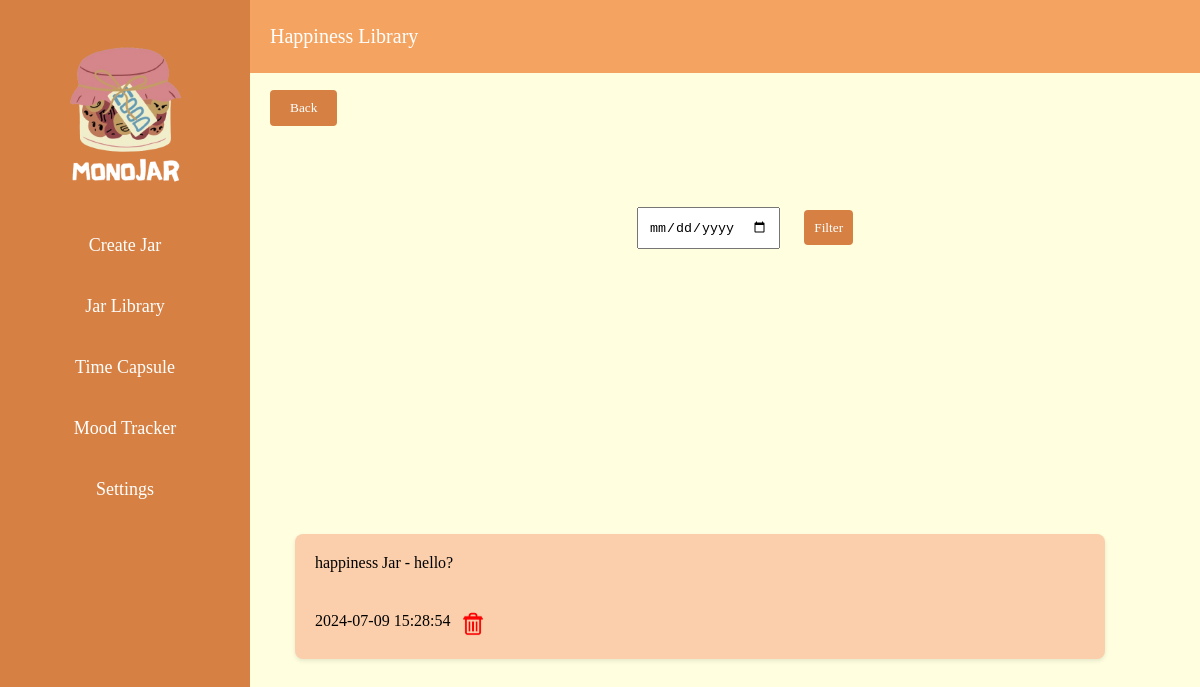
/happinessLibrary/5, run on the app's committed database.
### tables this page shows
CREATE TABLE jars (
                id INTEGER PRIMARY KEY AUTOINCREMENT,
                username TEXT NOT NULL,
                type TEXT NOT NULL,
                content TEXT NOT NULL, created_at TIMESTAMP,
                FOREIGN KEY (username) REFERENCES users(username) ON DELETE CASCADE
            );

### Backend/app.py (the view)
@app.route('/happinessLibrary/<username>')
def happiness_library(username):
    jars = query_jars(username, 'happiness')
    return render_template('happinessLibrary.html', jars=jars, username=username)

### Backend/app.py (called while the page is built)
def query_jars(username, jar_type):
    conn = get_db()
    cursor = conn.cursor()
    cursor.execute('''
        SELECT id, type, content, created_at
        FROM jars
        WHERE username = ? AND type = ?
        ORDER BY created_at DESC
    ''', (username, jar_type))
    rows = cursor.fetchall()
    conn.close()
    jars = [{'id': row[0], 'type': row[1], 'content': row[2], 'created_at': row[3]} for row in rows]
    return jars

### Frontend/templates/happinessLibrary.html (shortened to what this page needs)
{% extends 'base.html' %}
{% block content %}
<div class="main-content">
    <div class="header">
        <div class="title">Happiness Library</div>
    </div>
    <div class="content">
        <a href="/createJar/{{ username }}">
            <button class="back-button">Back</button>
        </a>
        <form id="filter-form" method="GET" action="/filterHappinessJars/{{ username }}">
            <input type="date" name="filter-date" id="filter-date">
            <button type="submit">Filter</button>
        </form>
        <ul id="jar-list">
            {% for jar in jars %}
            <li class="content jar collapsed" id="jar-{{ jar.id }}">
                <p>{{ jar.type }} Jar - {{ jar.content }}</p>
                <div class="jar-controls">
                    <span class="created-at">{{ jar.created_at }}</span>
                    <button class="delete-button" data-jar-id="{{ jar.id }}">
                        <img src="/static/image/deleteIcon.png" alt="Delete">
                    </button>
                </div>
            </li>
            {% endfor %}
        </ul>
    </div>
</div>
{% endblock %}

### Frontend/static/css/sidebarStyle.css (style rules this page uses)
body { font-family: 'Georgia', serif; margin: 0; padding: 0; background-color: #FFFFE0; }

### Frontend/static/css/createJarStyle.css (style rules this page uses)
.main-content { flex: 1; display: flex; flex-direction: column; overflow: hidden; }
.header { height: 80px; background-color: #F4A460; color: #fff; display: flex; align-items: center; justify-content: space-between; padding: 0 20px; }
.header .title { font-size: 20px; }
.content { display: flex; flex-wrap: wrap; gap: 40px; justify-content: center; align-items: center; width: 100%; height: 100%; overflow-y: auto; }
.back-button { font-family: 'Georgia', serif; position: absolute; top: 90px; left: 270px; padding: 10px 20px; background-color: #d68043; color: #fff; border: none; border-radius: 4px; cursor: pointer; }

### Frontend/static/css/libraryStyle.css (style rules this page uses)
.jar { background-color: #fbcfab; border-radius: 8px; box-shadow: 0 2px 4px rgba(0, 0, 0, 0.1); padding: 20px; max-width: 90%; width: 900px; height: fit-content; box-sizing: border-box; text-decoration: none; color: inherit; display: flex; flex-direction: column; align-items: flex-start; justify-content: space-between; transition: transform 0.2s; margin-bottom: 10px; overflow: hidden; position: relative; }
.jar p { margin: 0; text-align: left; white-space: pre-wrap; overflow: hidden; transition: max-height 0.3s ease; }
.jar-controls { display: flex; justify-content: center; }
button.delete-button { padding: 0; background-color: transparent; border: none; cursor: pointer; }
button.delete-button img { width: 24px; height: 24px; }
.created-at { margin-right: 10px; }
.jar.collapsed p { max-height: 200px; display: -webkit-box; -webkit-line-clamp: 3; -webkit-box-orient: vertical; overflow: hidden; text-overflow: ellipsis; }
.jar.collapsed { max-height: 200px; }
#filter-form { margin-top: 20px; }
#filter-date { margin-right: 20px; padding: 10px; }
#filter-form button { font-family: 'Georgia', serif; padding: 5px 10px; background-color: #d68043; color: #fff; border: none; border-radius: 4px; cursor: pointer; height: 35px; }

### data on the page
jars: type "happiness", content "hello?", created_at "2024-07-09 15:28:54"
